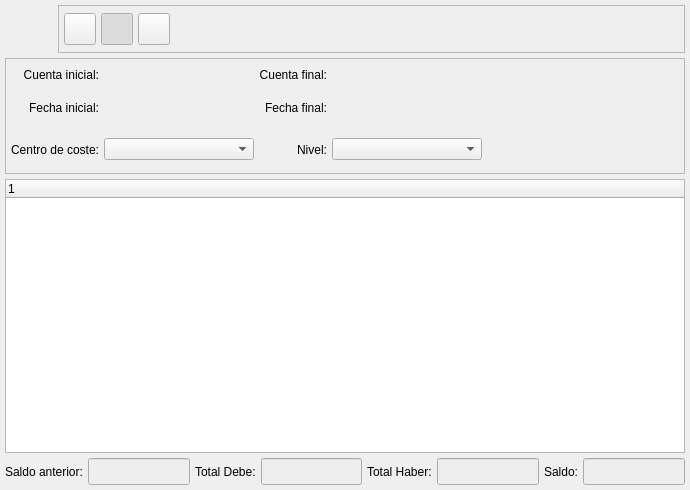
<ui version="4.0" >
 <author>Tomeu Borras Riera</author>
 <class>BalanceTreeBase</class>
 <widget class="QWidget" name="BalanceTreeBase" >
  <property name="geometry" >
   <rect>
    <x>0</x>
    <y>0</y>
    <width>690</width>
    <height>490</height>
   </rect>
  </property>
  <property name="windowTitle" >
   <string>Balance jerarquico de Cuentas</string>
  </property>
  <property name="windowIcon" >
   <iconset resource="../../bulmages.qrc" >:/BulmaCont32x32/images/png/i_arbolBalance.xpm</iconset>
  </property>
  <layout class="QVBoxLayout" >
   <property name="margin" >
    <number>5</number>
   </property>
   <property name="spacing" >
    <number>5</number>
   </property>
   <item>
    <layout class="QHBoxLayout" >
     <property name="margin" >
      <number>0</number>
     </property>
     <property name="spacing" >
      <number>5</number>
     </property>
     <item>
      <widget class="QLabel" name="pixmapLabel1" >
       <property name="sizePolicy" >
        <sizepolicy>
         <hsizetype>0</hsizetype>
         <vsizetype>0</vsizetype>
         <horstretch>0</horstretch>
         <verstretch>0</verstretch>
        </sizepolicy>
       </property>
       <property name="minimumSize" >
        <size>
         <width>48</width>
         <height>48</height>
        </size>
       </property>
       <property name="maximumSize" >
        <size>
         <width>48</width>
         <height>48</height>
        </size>
       </property>
       <property name="pixmap" >
        <pixmap resource="../../bulmages.qrc" >:/BulmaCont32x32/images/png/i_arbolBalance.xpm</pixmap>
       </property>
       <property name="scaledContents" >
        <bool>true</bool>
       </property>
      </widget>
     </item>
     <item>
      <widget class="QFrame" name="frame_3" >
       <property name="sizePolicy" >
        <sizepolicy>
         <hsizetype>7</hsizetype>
         <vsizetype>7</vsizetype>
         <horstretch>0</horstretch>
         <verstretch>0</verstretch>
        </sizepolicy>
       </property>
       <property name="maximumSize" >
        <size>
         <width>16777215</width>
         <height>48</height>
        </size>
       </property>
       <property name="frameShape" >
        <enum>QFrame::StyledPanel</enum>
       </property>
       <property name="frameShadow" >
        <enum>QFrame::Raised</enum>
       </property>
       <layout class="QHBoxLayout" >
        <property name="margin" >
         <number>5</number>
        </property>
        <property name="spacing" >
         <number>5</number>
        </property>
        <item>
         <widget class="QToolButton" name="mui_imprimir" >
          <property name="minimumSize" >
           <size>
            <width>32</width>
            <height>32</height>
           </size>
          </property>
          <property name="maximumSize" >
           <size>
            <width>32</width>
            <height>32</height>
           </size>
          </property>
          <property name="toolTip" >
           <string>Borrar albaran</string>
          </property>
          <property name="whatsThis" >
           <string>Borrar albaran</string>
          </property>
          <property name="text" >
           <string/>
          </property>
          <property name="icon" >
           <iconset resource="../../bulmages.qrc" >:/Images/document-print.svg</iconset>
          </property>
          <property name="iconSize" >
           <size>
            <width>22</width>
            <height>22</height>
           </size>
          </property>
         </widget>
        </item>
        <item>
         <widget class="QToolButton" name="mui_filtrar" >
          <property name="minimumSize" >
           <size>
            <width>32</width>
            <height>32</height>
           </size>
          </property>
          <property name="maximumSize" >
           <size>
            <width>32</width>
            <height>32</height>
           </size>
          </property>
          <property name="toolTip" >
           <string>Imprimir albaran</string>
          </property>
          <property name="whatsThis" >
           <string>Imprimir albaran</string>
          </property>
          <property name="text" >
           <string/>
          </property>
          <property name="icon" >
           <iconset resource="../../bulmages.qrc" >:/Images/edit-find.svg</iconset>
          </property>
          <property name="iconSize" >
           <size>
            <width>22</width>
            <height>22</height>
           </size>
          </property>
          <property name="checkable" >
           <bool>true</bool>
          </property>
          <property name="checked" >
           <bool>true</bool>
          </property>
         </widget>
        </item>
        <item>
         <widget class="QToolButton" name="mui_actualizar" >
          <property name="minimumSize" >
           <size>
            <width>32</width>
            <height>32</height>
           </size>
          </property>
          <property name="maximumSize" >
           <size>
            <width>32</width>
            <height>32</height>
           </size>
          </property>
          <property name="toolTip" >
           <string>Imprimir albaran</string>
          </property>
          <property name="whatsThis" >
           <string>Imprimir albaran</string>
          </property>
          <property name="text" >
           <string/>
          </property>
          <property name="icon" >
           <iconset resource="../../bulmages.qrc" >:/Genericos32x32/images/png/i_reload.png</iconset>
          </property>
          <property name="iconSize" >
           <size>
            <width>22</width>
            <height>22</height>
           </size>
          </property>
          <property name="checkable" >
           <bool>false</bool>
          </property>
          <property name="checked" >
           <bool>false</bool>
          </property>
         </widget>
        </item>
        <item>
         <spacer>
          <property name="orientation" >
           <enum>Qt::Horizontal</enum>
          </property>
          <property name="sizeType" >
           <enum>QSizePolicy::Expanding</enum>
          </property>
          <property name="sizeHint" >
           <size>
            <width>421</width>
            <height>26</height>
           </size>
          </property>
         </spacer>
        </item>
       </layout>
      </widget>
     </item>
    </layout>
   </item>
   <item>
    <widget class="QFrame" name="frame" >
     <property name="sizePolicy" >
      <sizepolicy>
       <hsizetype>5</hsizetype>
       <vsizetype>1</vsizetype>
       <horstretch>0</horstretch>
       <verstretch>0</verstretch>
      </sizepolicy>
     </property>
     <property name="frameShape" >
      <enum>QFrame::StyledPanel</enum>
     </property>
     <property name="frameShadow" >
      <enum>QFrame::Raised</enum>
     </property>
     <layout class="QGridLayout" >
      <property name="margin" >
       <number>5</number>
      </property>
      <property name="spacing" >
       <number>5</number>
      </property>
      <item row="0" column="4" >
       <spacer>
        <property name="orientation" >
         <enum>Qt::Horizontal</enum>
        </property>
        <property name="sizeType" >
         <enum>QSizePolicy::Expanding</enum>
        </property>
        <property name="sizeHint" >
         <size>
          <width>174</width>
          <height>21</height>
         </size>
        </property>
       </spacer>
      </item>
      <item row="0" column="3" >
       <widget class="BusquedaCuenta" native="1" name="m_codigofinal" >
        <property name="minimumSize" >
         <size>
          <width>150</width>
          <height>0</height>
         </size>
        </property>
       </widget>
      </item>
      <item row="1" column="3" >
       <widget class="BusquedaFecha" native="1" name="m_fechafinal1" >
        <property name="minimumSize" >
         <size>
          <width>150</width>
          <height>0</height>
         </size>
        </property>
       </widget>
      </item>
      <item row="0" column="2" >
       <widget class="QLabel" name="TextLabel1_2" >
        <property name="text" >
         <string>Cuenta final:</string>
        </property>
        <property name="alignment" >
         <set>Qt::AlignRight|Qt::AlignTrailing|Qt::AlignVCenter</set>
        </property>
       </widget>
      </item>
      <item row="1" column="2" >
       <widget class="QLabel" name="TextLabel1_2_2_2" >
        <property name="text" >
         <string>Fecha final:</string>
        </property>
        <property name="alignment" >
         <set>Qt::AlignRight|Qt::AlignTrailing|Qt::AlignVCenter</set>
        </property>
       </widget>
      </item>
      <item row="1" column="0" >
       <widget class="QLabel" name="TextLabel1_2_2" >
        <property name="text" >
         <string>Fecha inicial:</string>
        </property>
        <property name="alignment" >
         <set>Qt::AlignRight|Qt::AlignTrailing|Qt::AlignVCenter</set>
        </property>
       </widget>
      </item>
      <item row="1" column="1" >
       <widget class="BusquedaFecha" native="1" name="m_fechainicial1" >
        <property name="minimumSize" >
         <size>
          <width>150</width>
          <height>0</height>
         </size>
        </property>
       </widget>
      </item>
      <item row="0" column="1" >
       <widget class="BusquedaCuenta" native="1" name="m_codigoinicial" >
        <property name="minimumSize" >
         <size>
          <width>150</width>
          <height>0</height>
         </size>
        </property>
       </widget>
      </item>
      <item row="0" column="0" >
       <widget class="QLabel" name="TextLabel1" >
        <property name="text" >
         <string>Cuenta inicial:</string>
        </property>
        <property name="alignment" >
         <set>Qt::AlignRight|Qt::AlignTrailing|Qt::AlignVCenter</set>
        </property>
       </widget>
      </item>
      <item row="2" column="4" >
       <spacer>
        <property name="orientation" >
         <enum>Qt::Horizontal</enum>
        </property>
        <property name="sizeHint" >
         <size>
          <width>161</width>
          <height>37</height>
         </size>
        </property>
       </spacer>
      </item>
      <item row="1" column="4" >
       <spacer>
        <property name="orientation" >
         <enum>Qt::Horizontal</enum>
        </property>
        <property name="sizeType" >
         <enum>QSizePolicy::Expanding</enum>
        </property>
        <property name="sizeHint" >
         <size>
          <width>161</width>
          <height>36</height>
         </size>
        </property>
       </spacer>
      </item>
      <item row="2" column="2" >
       <widget class="QLabel" name="textLabel1_2" >
        <property name="text" >
         <string>Nivel:</string>
        </property>
        <property name="alignment" >
         <set>Qt::AlignRight|Qt::AlignTrailing|Qt::AlignVCenter</set>
        </property>
       </widget>
      </item>
      <item row="2" column="0" >
       <widget class="QLabel" name="textLabel1" >
        <property name="text" >
         <string>Centro de coste:</string>
        </property>
        <property name="alignment" >
         <set>Qt::AlignRight|Qt::AlignTrailing|Qt::AlignVCenter</set>
        </property>
       </widget>
      </item>
      <item row="2" column="3" >
       <widget class="QComboBox" name="combonivel" >
        <property name="minimumSize" >
         <size>
          <width>150</width>
          <height>0</height>
         </size>
        </property>
       </widget>
      </item>
      <item row="2" column="1" >
       <widget class="BusquedaCCoste" name="mui_combocoste" >
        <property name="minimumSize" >
         <size>
          <width>150</width>
          <height>0</height>
         </size>
        </property>
       </widget>
      </item>
     </layout>
    </widget>
   </item>
   <item>
    <widget class="QTreeWidget" name="listado" />
   </item>
   <item>
    <layout class="QHBoxLayout" >
     <property name="margin" >
      <number>0</number>
     </property>
     <property name="spacing" >
      <number>5</number>
     </property>
     <item>
      <spacer>
       <property name="orientation" >
        <enum>Qt::Horizontal</enum>
       </property>
       <property name="sizeType" >
        <enum>QSizePolicy::Expanding</enum>
       </property>
       <property name="sizeHint" >
        <size>
         <width>16</width>
         <height>25</height>
        </size>
       </property>
      </spacer>
     </item>
     <item>
      <widget class="QLabel" name="TextLabel2" >
       <property name="frameShape" >
        <enum>QFrame::NoFrame</enum>
       </property>
       <property name="frameShadow" >
        <enum>QFrame::Plain</enum>
       </property>
       <property name="text" >
        <string>Saldo anterior:</string>
       </property>
      </widget>
     </item>
     <item>
      <widget class="QLineEdit" name="totalsaldoant" >
       <property name="palette" >
        <palette>
         <active>
          <colorrole role="Base" >
           <brush brushstyle="SolidPattern" >
            <color alpha="255" >
             <red>238</red>
             <green>238</green>
             <blue>238</blue>
            </color>
           </brush>
          </colorrole>
         </active>
         <inactive>
          <colorrole role="Base" >
           <brush brushstyle="SolidPattern" >
            <color alpha="255" >
             <red>238</red>
             <green>238</green>
             <blue>238</blue>
            </color>
           </brush>
          </colorrole>
         </inactive>
         <disabled>
          <colorrole role="Base" >
           <brush brushstyle="SolidPattern" >
            <color alpha="255" >
             <red>255</red>
             <green>255</green>
             <blue>255</blue>
            </color>
           </brush>
          </colorrole>
         </disabled>
        </palette>
       </property>
       <property name="font" >
        <font>
         <pointsize>12</pointsize>
         <weight>75</weight>
         <bold>true</bold>
        </font>
       </property>
       <property name="alignment" >
        <set>Qt::AlignRight</set>
       </property>
       <property name="readOnly" >
        <bool>true</bool>
       </property>
      </widget>
     </item>
     <item>
      <widget class="QLabel" name="TextLabel2_2" >
       <property name="frameShape" >
        <enum>QFrame::NoFrame</enum>
       </property>
       <property name="frameShadow" >
        <enum>QFrame::Plain</enum>
       </property>
       <property name="text" >
        <string>Total Debe:</string>
       </property>
      </widget>
     </item>
     <item>
      <widget class="QLineEdit" name="totaldebe" >
       <property name="palette" >
        <palette>
         <active>
          <colorrole role="Base" >
           <brush brushstyle="SolidPattern" >
            <color alpha="255" >
             <red>238</red>
             <green>238</green>
             <blue>238</blue>
            </color>
           </brush>
          </colorrole>
         </active>
         <inactive>
          <colorrole role="Base" >
           <brush brushstyle="SolidPattern" >
            <color alpha="255" >
             <red>238</red>
             <green>238</green>
             <blue>238</blue>
            </color>
           </brush>
          </colorrole>
         </inactive>
         <disabled>
          <colorrole role="Base" >
           <brush brushstyle="SolidPattern" >
            <color alpha="255" >
             <red>255</red>
             <green>255</green>
             <blue>255</blue>
            </color>
           </brush>
          </colorrole>
         </disabled>
        </palette>
       </property>
       <property name="font" >
        <font>
         <pointsize>12</pointsize>
         <weight>75</weight>
         <bold>true</bold>
        </font>
       </property>
       <property name="alignment" >
        <set>Qt::AlignRight</set>
       </property>
       <property name="readOnly" >
        <bool>true</bool>
       </property>
      </widget>
     </item>
     <item>
      <widget class="QLabel" name="TextLabel2_3" >
       <property name="frameShape" >
        <enum>QFrame::NoFrame</enum>
       </property>
       <property name="frameShadow" >
        <enum>QFrame::Plain</enum>
       </property>
       <property name="text" >
        <string>Total Haber:</string>
       </property>
      </widget>
     </item>
     <item>
      <widget class="QLineEdit" name="totalhaber" >
       <property name="palette" >
        <palette>
         <active>
          <colorrole role="Base" >
           <brush brushstyle="SolidPattern" >
            <color alpha="255" >
             <red>238</red>
             <green>238</green>
             <blue>238</blue>
            </color>
           </brush>
          </colorrole>
         </active>
         <inactive>
          <colorrole role="Base" >
           <brush brushstyle="SolidPattern" >
            <color alpha="255" >
             <red>238</red>
             <green>238</green>
             <blue>238</blue>
            </color>
           </brush>
          </colorrole>
         </inactive>
         <disabled>
          <colorrole role="Base" >
           <brush brushstyle="SolidPattern" >
            <color alpha="255" >
             <red>255</red>
             <green>255</green>
             <blue>255</blue>
            </color>
           </brush>
          </colorrole>
         </disabled>
        </palette>
       </property>
       <property name="font" >
        <font>
         <pointsize>12</pointsize>
         <weight>75</weight>
         <bold>true</bold>
        </font>
       </property>
       <property name="alignment" >
        <set>Qt::AlignRight</set>
       </property>
       <property name="readOnly" >
        <bool>true</bool>
       </property>
      </widget>
     </item>
     <item>
      <widget class="QLabel" name="TextLabel2_4" >
       <property name="frameShape" >
        <enum>QFrame::NoFrame</enum>
       </property>
       <property name="frameShadow" >
        <enum>QFrame::Plain</enum>
       </property>
       <property name="text" >
        <string>Saldo:</string>
       </property>
      </widget>
     </item>
     <item>
      <widget class="QLineEdit" name="totalsaldo" >
       <property name="palette" >
        <palette>
         <active>
          <colorrole role="Base" >
           <brush brushstyle="SolidPattern" >
            <color alpha="255" >
             <red>238</red>
             <green>238</green>
             <blue>238</blue>
            </color>
           </brush>
          </colorrole>
         </active>
         <inactive>
          <colorrole role="Base" >
           <brush brushstyle="SolidPattern" >
            <color alpha="255" >
             <red>238</red>
             <green>238</green>
             <blue>238</blue>
            </color>
           </brush>
          </colorrole>
         </inactive>
         <disabled>
          <colorrole role="Base" >
           <brush brushstyle="SolidPattern" >
            <color alpha="255" >
             <red>255</red>
             <green>255</green>
             <blue>255</blue>
            </color>
           </brush>
          </colorrole>
         </disabled>
        </palette>
       </property>
       <property name="font" >
        <font>
         <pointsize>12</pointsize>
         <weight>75</weight>
         <bold>true</bold>
        </font>
       </property>
       <property name="alignment" >
        <set>Qt::AlignRight</set>
       </property>
       <property name="readOnly" >
        <bool>true</bool>
       </property>
      </widget>
     </item>
    </layout>
   </item>
  </layout>
 </widget>
 <layoutdefault spacing="2" margin="5" />
 <customwidgets>
  <customwidget>
   <class>BusquedaCCoste</class>
   <extends>QComboBox</extends>
   <header>busquedaccoste.h</header>
  </customwidget>
  <customwidget>
   <class>BusquedaFecha</class>
   <extends>QWidget</extends>
   <header>../../bulmalib/src/busquedafecha.h</header>
  </customwidget>
  <customwidget>
   <class>BusquedaCuenta</class>
   <extends>QWidget</extends>
   <header>busquedacuenta.h</header>
  </customwidget>
 </customwidgets>
 <resources>
  <include location="../../bulmages.qrc" />
 </resources>
 <connections>
  <connection>
   <sender>mui_filtrar</sender>
   <signal>toggled(bool)</signal>
   <receiver>frame</receiver>
   <slot>setShown(bool)</slot>
   <hints>
    <hint type="sourcelabel" >
     <x>148</x>
     <y>36</y>
    </hint>
    <hint type="destinationlabel" >
     <x>219</x>
     <y>66</y>
    </hint>
   </hints>
  </connection>
 </connections>
</ui>
